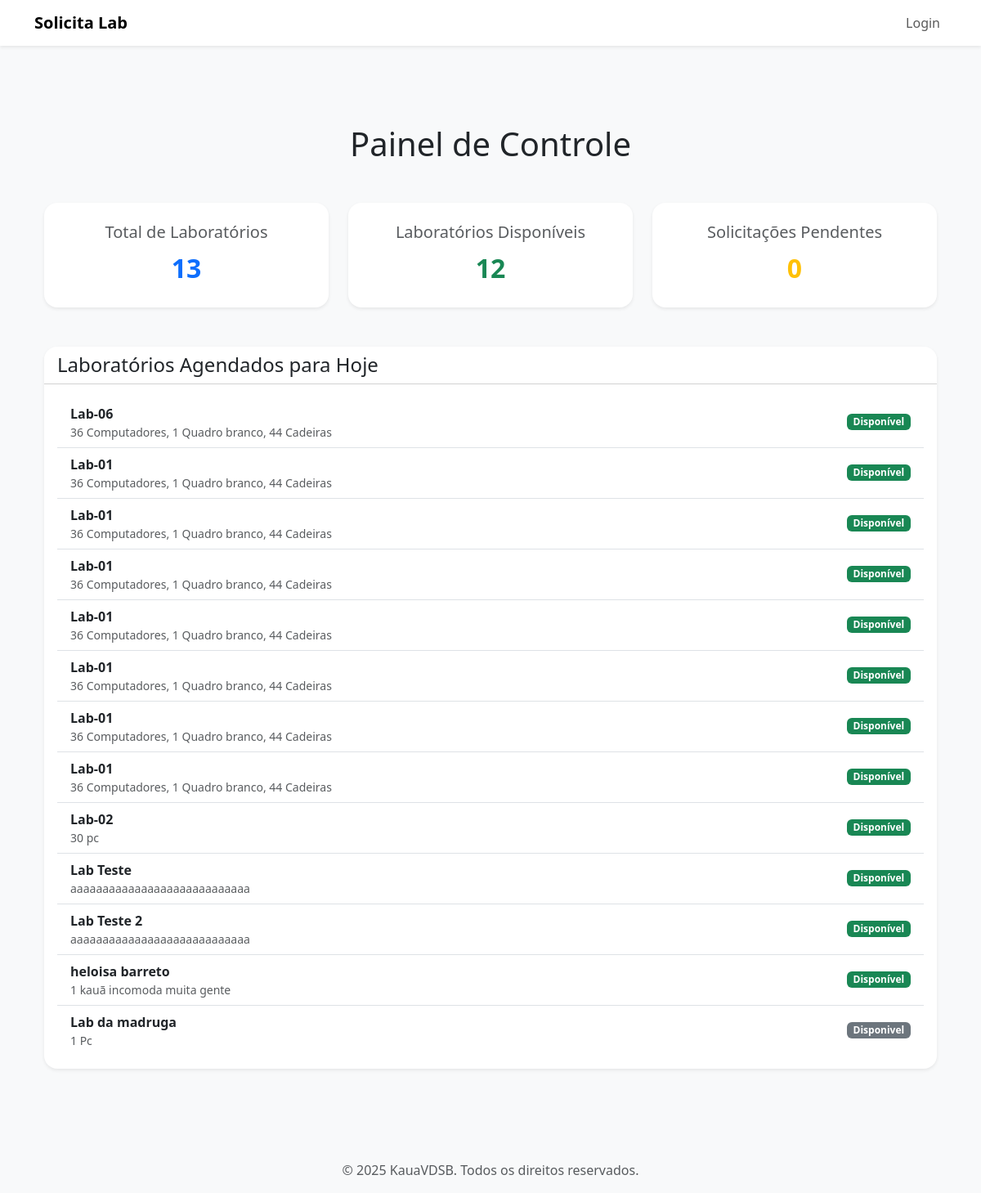
The page / on the database its author committed.
### app/models.py (models this page shows)
class Laboratorio(db.Model):
    __tablename__ = 'labs'
    id = db.Column(db.Integer, primary_key=True)
    nome = db.Column(db.String(50), nullable=False)
    capacidade = db.Column(db.Integer, nullable=False)
    equipamentos = db.Column(db.String(200), nullable=False)
    abertura = db.Column(db.Time, nullable=False)
    fechamento = db.Column(db.Time, nullable=False)
    status = db.Column(db.String(12), default="Disponível", nullable=False)
    """ Relacao um-para-muitos: Um laboratorio pode ter muitas Solicitacoes.
        aponta para lab em Solicitacao.
    """
    solicitacoes = db.relationship(
        'Solicitacao', back_populates='lab', lazy=True
    )

### app/routes.py (the view)
@app.route("/") #/homepage é padrão
def homepage():
    labs_total = Laboratorio.query.count()
    labs_disponiveis = Laboratorio.query.filter_by(status='Disponível').count()
    solicitacoes_pendentes = Solicitacao.query.filter_by(status='Pendente').count()
    labs_agendados = Laboratorio.query.all()
    return render_template(
        "index.html",
        labs_total=labs_total,
        labs_disponiveis=labs_disponiveis,
        solicitacoes_pendentes=solicitacoes_pendentes,
        labs=labs_agendados
    )

### app/templates/index.html (shortened to what this page needs)
{% extends 'base/base_bs.html' %}
{% block content %}
<div class="container my-5">
    <h1 class="text-center mb-5">Painel de Controle</h1>
    <div class="row g-4 mb-5">
        <div class="col-md-4">
            <div class="card shadow-sm text-center border-0 rounded-4">
                <div class="card-body p-4">
                    <h5 class="card-title text-muted">Total de Laboratórios</h5>
                    <p class="card-text fs-2 fw-bold text-primary">{{ labs_total }}</p>
                </div>
            </div>
        </div>
        <div class="col-md-4">
            <div class="card shadow-sm text-center border-0 rounded-4">
                <div class="card-body p-4">
                    <h5 class="card-title text-muted">Laboratórios Disponíveis</h5>
                    <p class="card-text fs-2 fw-bold text-success">{{ labs_disponiveis }}</p>
                </div>
            </div>
        </div>
        <div class="col-md-4">
            <div class="card shadow-sm text-center border-0 rounded-4">
                <div class="card-body p-4">
                    <h5 class="card-title text-muted">Solicitações Pendentes</h5>
                    <p class="card-text fs-2 fw-bold text-warning">{{ solicitacoes_pendentes }}</p>
                </div>
            </div>
        </div>
    </div>
    <div class="row">
        <div class="col-12">
            <div class="card shadow-sm border-0 rounded-4">
                <div class="card-header bg-white rounded-top-4">
                    <h4 class="mb-0">Laboratórios Agendados para Hoje</h4>
                </div>
                <div class="card-body">
                    {% if labs %}
                        <ul class="list-group list-group-flush">
                            {% for lab in labs %}
                                <li class="list-group-item d-flex justify-content-between align-items-center">
                                    <div>
                                        <strong>{{ lab.nome }}</strong>
                                        <small class="text-muted d-block">{{ lab.equipamentos }}</small>
                                    </div>
                                    <span class="badge
                                        {% if lab.status == 'Ocupado' %} bg-warning
                                        {% elif lab.status == 'Disponível' %} bg-success
                                        {% elif lab.status == 'Inativo' %} bg-danger
                                        {% else %} bg-secondary
                                        {% endif %}">
                                        {{ lab.status }}
                                    </span>
                                </li>
                            {% endfor %}
                        </ul>
                    {% else %}
                        <div class="alert alert-info text-center" role="alert">
                            Nenhum laboratório agendado para hoje.
                        </div>
                    {% endif %}
                </div>
            </div>
        </div>
    </div>
</div>
{% endblock %}

### rows shown on the page
Laboratorio: nome "Lab-06", equipamentos "36 Computadores, 1 Quadro branco, 44 Cadeiras", status "Disponível"
Laboratorio: nome "Lab-01", equipamentos "36 Computadores, 1 Quadro branco, 44 Cadeiras", status "Disponível"
Laboratorio: nome "Lab-01", equipamentos "36 Computadores, 1 Quadro branco, 44 Cadeiras", status "Disponível"
Laboratorio: nome "Lab-01", equipamentos "36 Computadores, 1 Quadro branco, 44 Cadeiras", status "Disponível"
Laboratorio: nome "Lab-01", equipamentos "36 Computadores, 1 Quadro branco, 44 Cadeiras", status "Disponível"
Laboratorio: nome "Lab-01", equipamentos "36 Computadores, 1 Quadro branco, 44 Cadeiras", status "Disponível"
Laboratorio: nome "Lab-01", equipamentos "36 Computadores, 1 Quadro branco, 44 Cadeiras", status "Disponível"
Laboratorio: nome "Lab-01", equipamentos "36 Computadores, 1 Quadro branco, 44 Cadeiras", status "Disponível"
Laboratorio: nome "Lab-02", equipamentos "30 pc", status "Disponível"
Laboratorio: nome "Lab Teste", equipamentos "aaaaaaaaaaaaaaaaaaaaaaaaaaaa", status "Disponível"
Laboratorio: nome "Lab Teste 2", equipamentos "aaaaaaaaaaaaaaaaaaaaaaaaaaaa", status "Disponível"
Laboratorio: nome "heloisa barreto", equipamentos "1 kauã incomoda muita gente", status "Disponível"
Laboratorio: nome "Lab da madruga", equipamentos "1 Pc", status "Disponivel"

### other values the page prints
{{ labs_total }} "13"
{{ labs_disponiveis }} "12"
{{ solicitacoes_pendentes }} "0"
